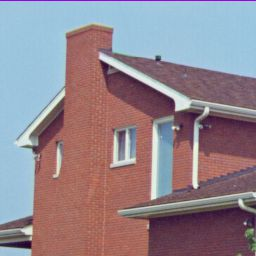
//> input picture data/input.jpg, 256 x 256 px
$ ./task04-02 ../../data/input.jpg out.png   (built with g++ and OpenCV 4)
//> lines starting //> are read from the running program, lines starting //| are printed output that depends on the picture; after the words box and inside, x2 and y2 are one past the last pixel; in counts of white or black regions, pixels touching at a corner belong together
#include <opencv2/opencv.hpp>
#include <iostream>
#include <vector>
#include <string>

int main(int argc, char** argv) {
    if (argc != 3) {
        std::cout << "Usage: task04-02 <input_image> <output_results>" << std::endl;
        return -1;
    }

    std::string input_path = argv[1];
    std::string output_path = argv[2];

    cv::Mat img = cv::imread(input_path, cv::IMREAD_GRAYSCALE);
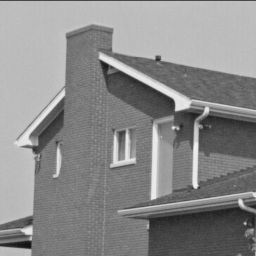
//> img: 256 rows x 256 cols, CV_8UC1; min 14, max 245, mean 138.1
    if (img.empty()) {
        std::cerr << "Failed to read image: " << input_path << std::endl;
        return -1;
    }

    cv::Mat binary;
    cv::threshold(img, binary, 0, 255, cv::THRESH_BINARY | cv::THRESH_OTSU);
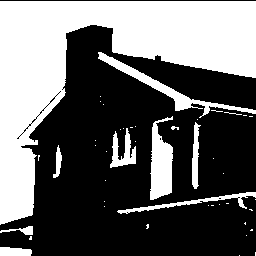
//> binary: 256 rows x 256 cols, CV_8UC1; 39.7% white; 45 white regions (35 under 20 px), largest, box (x1, y1, x2, y2) and area: (0, 1, 256, 225) 21369, (150, 116, 173, 200) 1320, (98, 52, 256, 118) 1255

    cv::Mat kernel = cv::getStructuringElement(cv::MORPH_ELLIPSE, cv::Size(5, 5));
    cv::morphologyEx(binary, binary, cv::MORPH_OPEN, kernel);
    cv::morphologyEx(binary, binary, cv::MORPH_CLOSE, kernel);
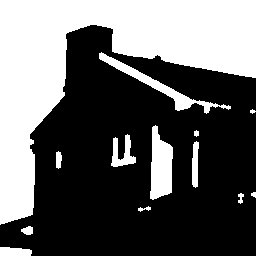
//> binary: 256 rows x 256 cols, CV_8UC1; 38.5% white; 13 white regions (1 under 20 px), largest, box (x1, y1, x2, y2) and area: (0, 0, 256, 225) 21677, (150, 125, 173, 200) 1250, (99, 52, 231, 114) 1097

    cv::Mat labels, stats, centroids;
    int num_objects = cv::connectedComponentsWithStats(binary, labels, stats, centroids);
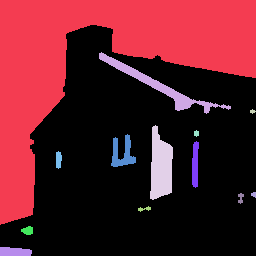
//> labels: 256 rows x 256 cols, CV_32SC1; 14 distinct labels, from 0 to 13; one colour per label, 0 black
//> stats = 14 rows, first 6: [0, 25, 256, 231, 40274], [0, 0, 256, 225, 21677], [99, 52, 132, 62, 1097], [250, 109, 6, 5, 18], [150, 125, 23, 75, 1250], [194, 130, 5, 7, 27]; centroids = 14 rows, first 8: [140.6, 161.2], [100.3, 61.6], [159.1, 85.79], [252.2, 111], [160.4, 166.2], [196, 133], [122.1, 153], [194.8, 164.4]; num_objects = 14

    cv::Mat result = cv::Mat::zeros(img.size(), CV_8UC1);

    for (int i = 1; i < num_objects; i++) {
        int area = stats.at<int>(i, cv::CC_STAT_AREA);

        if (area > 50) {
            int x = stats.at<int>(i, cv::CC_STAT_LEFT);
            int y = stats.at<int>(i, cv::CC_STAT_TOP);
            int width = stats.at<int>(i, cv::CC_STAT_WIDTH);
            int height = stats.at<int>(i, cv::CC_STAT_HEIGHT);

            cv::Mat mask = (labels == i);

            result.setTo(255, mask);
        }
    }
//> this loop made 13 passes
//> (area, x, y, width, height) on passes 1, 2, 4, 6, 7, 8, 12, 13: (21677, 0, 0, 256, 225), (1097, 99, 52, 132, 62), (1250, 150, 125, 23, 75), (412, 111, 134, 25, 33), (259, 192, 141, 7, 47), (88, 56, 151, 6, 18), (80, 21, 226, 12, 9), (252, 0, 247, 32, 9)
//> area on passes 5, 9, 10, 11: 27, 42, 22, 38
//> pass 1, `cv::Mat mask = (labels == i);`:
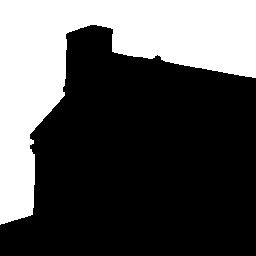
//> mask: 256 rows x 256 cols, CV_8UC1; 33.1% white; 1 white region, box (x1, y1, x2, y2) and area: (0, 0, 256, 225) 21677
//> pass 2, `cv::Mat mask = (labels == i);`:
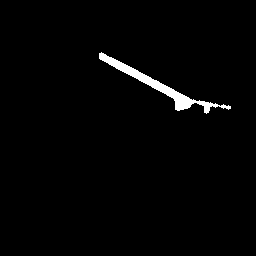
//> mask: 256 rows x 256 cols, CV_8UC1; 1.7% white; 1 white region, box (x1, y1, x2, y2) and area: (99, 52, 231, 114) 1097
//> after the loop:
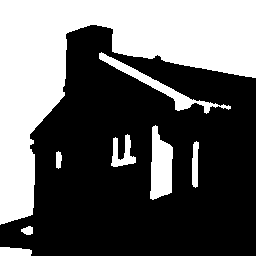
//> result: 256 rows x 256 cols, CV_8UC1; 38.3% white; 8 white regions, largest, box (x1, y1, x2, y2) and area: (0, 0, 256, 225) 21677, (150, 125, 173, 200) 1250, (99, 52, 231, 114) 1097

    cv::imwrite(output_path, result);
    std::cout << "Detection results saved to " << output_path << std::endl;

    return 0;
}
